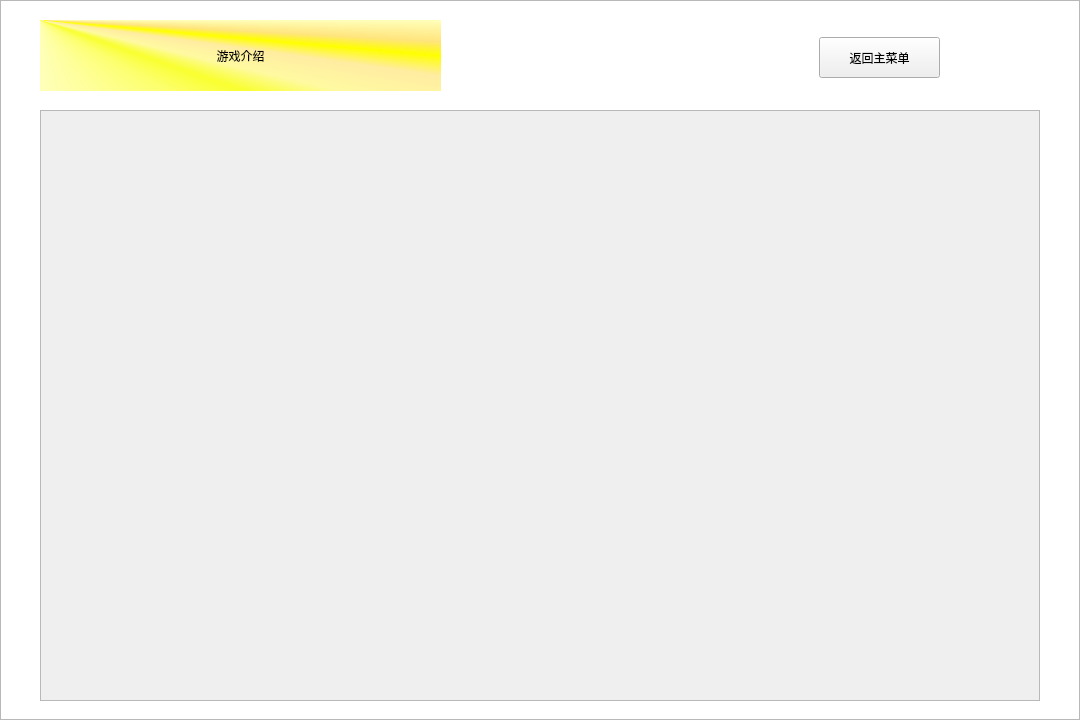
<?xml version="1.0" encoding="UTF-8"?>
<ui version="4.0">
 <class>introduction</class>
 <widget class="QWidget" name="introduction">
  <property name="geometry">
   <rect>
    <x>0</x>
    <y>0</y>
    <width>1080</width>
    <height>720</height>
   </rect>
  </property>
  <property name="windowTitle">
   <string>Form</string>
  </property>
  <widget class="QListView" name="listView">
   <property name="geometry">
    <rect>
     <x>0</x>
     <y>0</y>
     <width>1080</width>
     <height>720</height>
    </rect>
   </property>
   <property name="styleSheet">
    <string notr="true">border-image: url(:/star.jpg);</string>
   </property>
  </widget>
  <widget class="QLabel" name="label">
   <property name="geometry">
    <rect>
     <x>40</x>
     <y>110</y>
     <width>1000</width>
     <height>591</height>
    </rect>
   </property>
   <property name="styleSheet">
    <string notr="true">font: 20pt &quot;华文楷体&quot;;
background-color: qlineargradient(spread:pad, x1:0, y1:0, x2:1, y2:1, stop:0 rgba(76, 170, 119, 255), stop:1 rgba(255, 255, 255, 255));</string>
   </property>
   <property name="text">
    <string>&lt;html&gt;&lt;head/&gt;&lt;body&gt;&lt;p&gt;本游戏名为《别踩坤坤》，致敬手机小游戏《别踩坤坤》，具有经典风味和个性色彩。初始界面有多个功能按键，接下来依次介绍这些功能与玩法。&lt;/p&gt;&lt;p&gt;1.“交（tiao）流（xi）”： 通过这里的“对话”，我们玩了一些梗，也在传达一些我们的想法，多次点击”交流“键，对话框会展示出不同的内容，碍于预设对话数量，尽管每次都不会和上次的话语一模一样，但是还是可能与上上次（以及上*n次）的一样，希望这个功能能给你带来快乐和鼓励&lt;/p&gt;&lt;p&gt;2.“开始游戏”： 点击开始游戏，将进入模式选择界面，可以选择“普通模式”与“无尽模式”（这两个模式将在后面介绍），也可以选择返回主菜单&lt;/p&gt;&lt;p&gt;3.“纪录与设置”：点击跳转“记录与设置”页面，在这里你可以查看到自己在两个模式内的最高得分，也可以选择将它们分别清零；你也可以选择切换主题，当前主题会得到显示，主题切换包括主界面背景音乐、游戏内“只因块”形象、按键敲击正确的音效，失败音效；如果觉得音量不合适，可以通过页面内的音量条进行调整，也可以直接进行“全静音”，不会改变音量条的原本数据，效果就像电脑右下角的音量控制一样&lt;/p&gt;&lt;p&gt;4.“游戏介绍”：你就是点进来才看到的&lt;/p&gt;&lt;p&gt;5.“坤坤拜拜”：直接关闭程序&lt;/p&gt;&lt;p&gt;6.游戏玩法：游戏开始后，左侧栏是功能键，选择重开后数据清零，画面重置，选择“退回主菜单”“退回选择界面”就会跳转相应界面，右侧底部是按键指示，即“ASDJKL”6大键位，你需要根据当前方块最底下一行唯一的“只因块”所在位置敲击对应键位，敲击正确会有提示音效，敲击失败会弹出窗口，显示最终得分，点击弹窗的“OK”后，游戏会重开，是否继续游玩可以自行选择。请放心，“重开”后游戏涉及的计时器不会自行启动，当你敲击6大键位中的一个，才视为游戏开始。&lt;/p&gt;&lt;p&gt;7.两种模式：“普通模式”下你有20s游玩时间，请在20s内尽可能多的敲击正确键位，得到更高分数；“无尽模式”下你有无尽的游玩时间，你可以无尽地敲击，直至敲错。无尽模式记录分数高低的标准是“敲击速度”，但考虑到长时间敲击后难免疲惫，“敲击速度”的结算数据并非单纯的“敲击次数/总时间”，我们希望这样能够鼓励你在生活中也要持之以恒，不要被生活的重担击垮。&lt;/p&gt;&lt;p align=&quot;center&quot;&gt;最后，由衷的感谢你的玩耍，感谢小组成员在完全没有Qt基础下的努力，对于一些不完善的功能和bug为您带来的游戏过程中的不爽，我们由衷抱歉，希望在未来的作品中能得到避免。&lt;/p&gt;&lt;p align=&quot;center&quot;&gt;共勉！&lt;/p&gt;&lt;/body&gt;&lt;/html&gt;</string>
   </property>
   <property name="alignment">
    <set>Qt::AlignLeading|Qt::AlignLeft|Qt::AlignTop</set>
   </property>
   <property name="wordWrap">
    <bool>true</bool>
   </property>
  </widget>
  <widget class="QLabel" name="label_2">
   <property name="geometry">
    <rect>
     <x>40</x>
     <y>20</y>
     <width>401</width>
     <height>71</height>
    </rect>
   </property>
   <property name="styleSheet">
    <string notr="true">font: 36pt &quot;华文隶书&quot;;
background-color: qconicalgradient(cx:0, cy:0, angle:135, stop:0 rgba(255, 255, 0, 69), stop:0.375 rgba(255, 255, 0, 69), stop:0.423533 rgba(251, 255, 0, 145), stop:0.45 rgba(247, 255, 0, 208), stop:0.477581 rgba(255, 244, 71, 130), stop:0.518717 rgba(255, 218, 71, 130), stop:0.55 rgba(255, 255, 0, 255), stop:0.57754 rgba(255, 203, 0, 130), stop:0.625 rgba(255, 255, 0, 69), stop:1 rgba(255, 255, 0, 69));</string>
   </property>
   <property name="text">
    <string>游戏介绍</string>
   </property>
   <property name="alignment">
    <set>Qt::AlignCenter</set>
   </property>
  </widget>
  <widget class="QPushButton" name="pushButton">
   <property name="geometry">
    <rect>
     <x>819</x>
     <y>37</y>
     <width>121</width>
     <height>41</height>
    </rect>
   </property>
   <property name="styleSheet">
    <string notr="true">font: 18pt &quot;华文行楷&quot;;</string>
   </property>
   <property name="text">
    <string>返回主菜单</string>
   </property>
  </widget>
  <widget class="QScrollArea" name="scrollArea">
   <property name="geometry">
    <rect>
     <x>40</x>
     <y>110</y>
     <width>1000</width>
     <height>591</height>
    </rect>
   </property>
   <property name="widgetResizable">
    <bool>true</bool>
   </property>
   <widget class="QWidget" name="scrollAreaWidgetContents">
    <property name="geometry">
     <rect>
      <x>0</x>
      <y>0</y>
      <width>998</width>
      <height>589</height>
     </rect>
    </property>
   </widget>
  </widget>
 </widget>
 <resources/>
 <connections/>
</ui>
